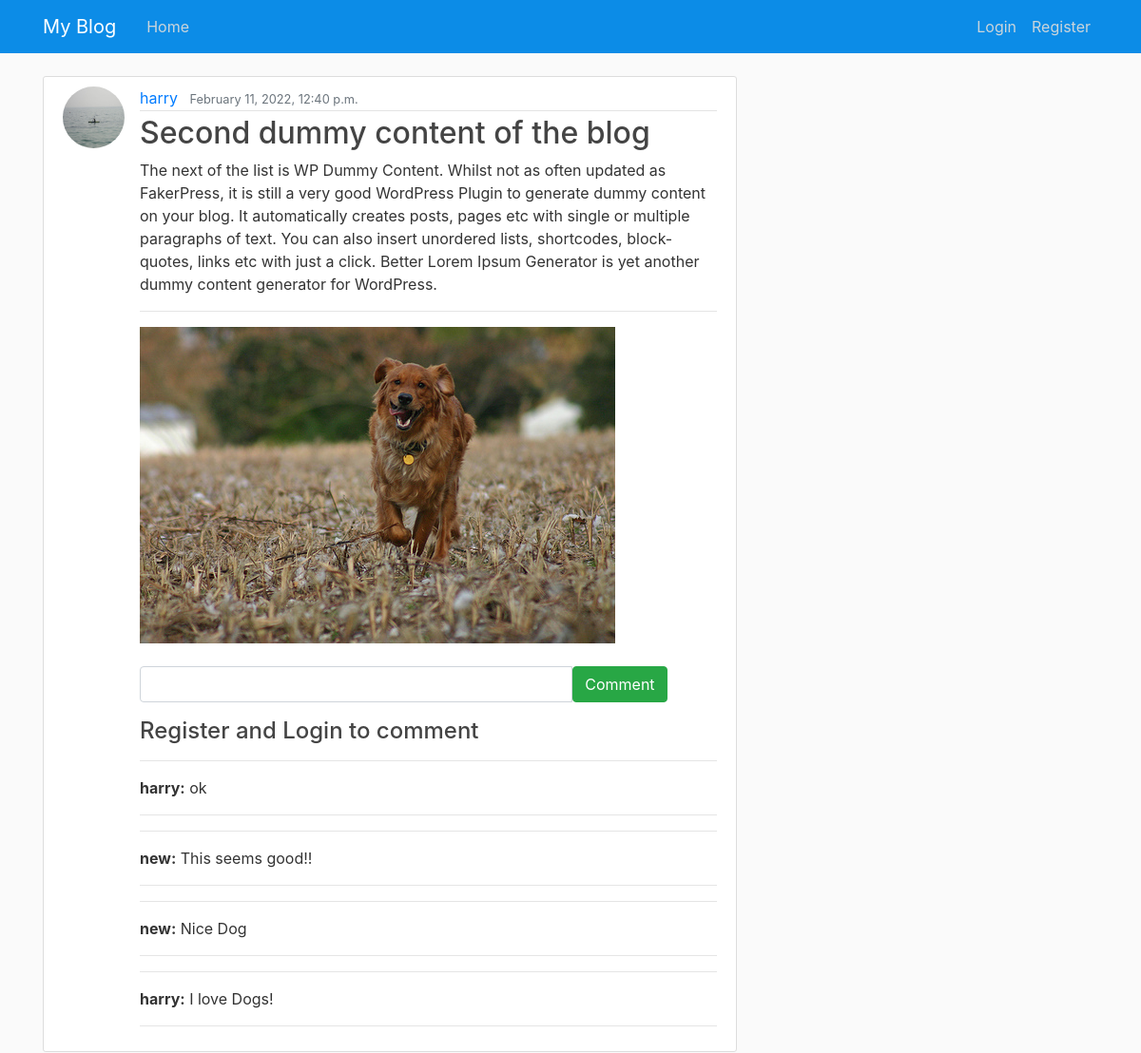
The app's page /post/2/ with its own data.
### blog/models.py (models this page shows, shortened)
class Post(models.Model):
    title = models.CharField(max_length=100)
    content = models.TextField()
    date_posted = models.DateTimeField(default=timezone.now)
    author = models.ForeignKey(User, on_delete=models.CASCADE)
    image = models.ImageField(default='default.jpg', upload_to='posts')

class Comment(models.Model):
    cmt_post = models.ForeignKey(Post, on_delete=models.CASCADE)
    cmt_user = models.ForeignKey(User, on_delete=models.CASCADE)
    comment = models.TextField(max_length=5000)

### accounts/models.py (models this page shows, shortened)
class Profile(models.Model):
    user = models.OneToOneField(User, on_delete=models.CASCADE)
    image = models.ImageField(default='default.jpg', upload_to='pictures')
    bio = models.CharField(max_length=100)
    email = models.EmailField()
    address = models.CharField(max_length=100)

### blog/views.py (the view)
# urls.py: path('post/<pk>/', PostDetail.as_view(), name='post-detail'),
class PostDetail(DetailView):
    model = Post
    template_name = 'detail.html'

### blog/templates/detail.html (shortened to what this page needs)
{% extends "base.html" %}
{% block content %}
        <article class="media content-section">
          <img class="rounded-circle article-img" src="{{ object.author.profile.image.url }}">
          <div class="media-body">
            <div class="article-metadata">
              <a class="mr-2" href="#">{{ object.author }}</a>
              <small class="text-muted">{{ object.date_posted|date:"F d, Y, P"}}</small>
            </div>
            <h2 class="article-title">{{object.title}}</h2>
            <p class="article-content">{{ object.content }}</p>
            <hr>
            <img class="account-img1" src="{{ object.image.url }}">
            <br><br>
            {% if user.is_authenticated %}
            <h3>Comment Here</h3>
            <form method="POST" id="comment-form" novalidate>
              {% csrf_token %}
              <div class="input-group mb-3">
                <input type="text" class="form-control col-lg-9" placeholder="" aria-label="" aria-describedby="basic-addon1" name="comment" required>
              <div class="input-group-prepend">
                <input type="submit" value="Comment" class="btn btn-success mb-0.9">
                </div>
              </div>
              <h4><u>List of Comments</u></h4>
            </form>
            {% for c in object.comment_set.all %}
            <hr>
             <b>{{c.cmt_user}}:</b>
              {{c.comment}}
              <hr>
            {% endfor %}
            {% else %}
            <div class="input-group mb-3">
              <input type="text" class="form-control col-lg-9" required>
            <div class="input-group-prepend">
              <a href="{% url 'register' %}"><input type="submit" value="Comment" class="btn btn-success mb-0.9"></a>
              </div>
            </div>
              <h4>Register and Login to comment</h4>
              {% for c in object.comment_set.all %}
            <hr>
             <b>{{c.cmt_user}}:</b>
              {{c.comment}}
              <hr>
            {% endfor %}
            {% endif %}
          </div>
        </article>
{% endblock content %}

### blog/static/main.css (style rules this page uses)
body { background: #fafafa; color: #333333; margin-top: 5rem; }
h1, h2, h3, h4, h5, h6 { color: #444444; }
.content-section { background: #ffffff; padding: 10px 20px; border: 1px solid #dddddd; border-radius: 3px; margin-bottom: 20px; }
.article-title { color: #444444; }
.article-content { white-space: pre-line; }
.article-img { height: 65px; width: 65px; margin-right: 16px; }
.article-metadata { padding-bottom: 1px; margin-bottom: 4px; border-bottom: 1px solid #e3e3e3 }

### records on screen
Post: author.profile.image (placeholder picture), author "harry", date_posted "February 11, 2022, 12:40 p.m.", title "Second dummy content of the blog", content "The next of the list is WP Dummy Content. Whilst not as often updated as FakerPress, it is still a very good WordPress Plugin to generate dummy content on your blog. It automatically creates posts, pages etc with single or multiple paragraphs of text. You can also insert unordered lists, shortcodes, block-quotes, links etc with just a click. Better Lorem Ipsum Generator is yet another dummy content generator for WordPress.", image (picture)
Comment: cmt_user "harry", comment "ok"
Comment: cmt_user "new", comment "This seems good!!"
Comment: cmt_user "new", comment "Nice Dog"
Comment: cmt_user "harry", comment "I love Dogs!"
